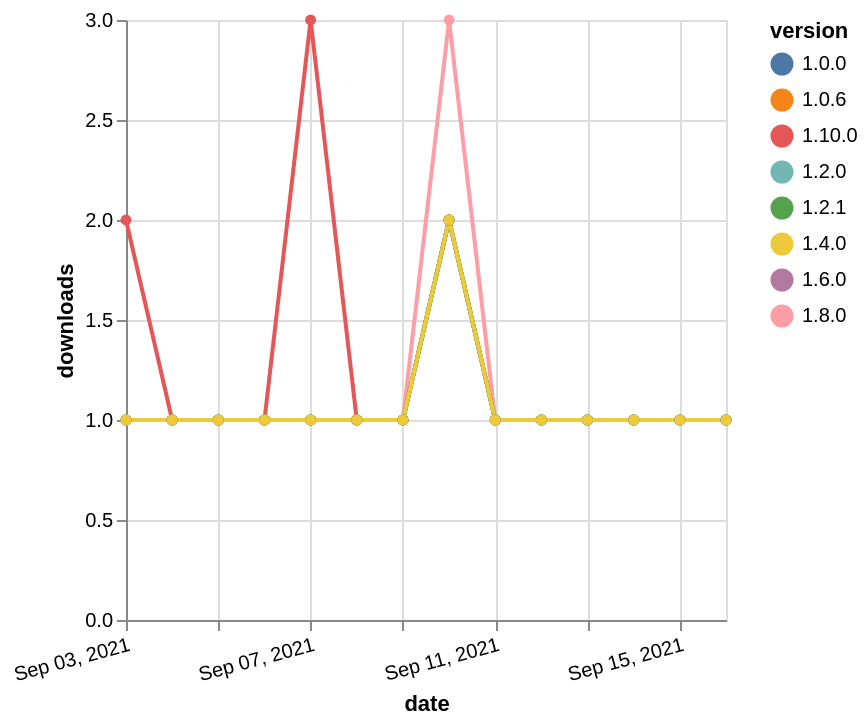

Express this chart as Vega-Lite.
### Vega-Lite specification from a JSON file in a GitHub repository (floating-point values rounded to 4 significant figures)
{"$schema": "https://vega.github.io/schema/vega-lite/v5.json", "description": "A simple bar chart with embedded data.", "data": {"values": [{"date": "2021-09-03", "total": 164, "delta": 1, "version": "1.6.0"}, {"date": "2021-09-04", "total": 165, "delta": 1, "version": "1.6.0"}, {"date": "2021-09-05", "total": 166, "delta": 1, "version": "1.6.0"}, {"date": "2021-09-06", "total": 167, "delta": 1, "version": "1.6.0"}, {"date": "2021-09-07", "total": 168, "delta": 1, "version": "1.6.0"}, {"date": "2021-09-08", "total": 169, "delta": 1, "version": "1.6.0"}, {"date": "2021-09-09", "total": 170, "delta": 1, "version": "1.6.0"}, {"date": "2021-09-10", "total": 172, "delta": 2, "version": "1.6.0"}, {"date": "2021-09-11", "total": 173, "delta": 1, "version": "1.6.0"}, {"date": "2021-09-12", "total": 174, "delta": 1, "version": "1.6.0"}, {"date": "2021-09-13", "total": 175, "delta": 1, "version": "1.6.0"}, {"date": "2021-09-14", "total": 176, "delta": 1, "version": "1.6.0"}, {"date": "2021-09-15", "total": 177, "delta": 1, "version": "1.6.0"}, {"date": "2021-09-16", "total": 178, "delta": 1, "version": "1.6.0"}, {"date": "2021-09-03", "total": 186, "delta": 1, "version": "1.8.0"}, {"date": "2021-09-04", "total": 187, "delta": 1, "version": "1.8.0"}, {"date": "2021-09-05", "total": 188, "delta": 1, "version": "1.8.0"}, {"date": "2021-09-06", "total": 189, "delta": 1, "version": "1.8.0"}, {"date": "2021-09-07", "total": 190, "delta": 1, "version": "1.8.0"}, {"date": "2021-09-08", "total": 191, "delta": 1, "version": "1.8.0"}, {"date": "2021-09-09", "total": 192, "delta": 1, "version": "1.8.0"}, {"date": "2021-09-10", "total": 195, "delta": 3, "version": "1.8.0"}, {"date": "2021-09-11", "total": 196, "delta": 1, "version": "1.8.0"}, {"date": "2021-09-12", "total": 197, "delta": 1, "version": "1.8.0"}, {"date": "2021-09-13", "total": 198, "delta": 1, "version": "1.8.0"}, {"date": "2021-09-14", "total": 199, "delta": 1, "version": "1.8.0"}, {"date": "2021-09-15", "total": 200, "delta": 1, "version": "1.8.0"}, {"date": "2021-09-16", "total": 201, "delta": 1, "version": "1.8.0"}, {"date": "2021-09-03", "total": 120, "delta": 2, "version": "1.10.0"}, {"date": "2021-09-04", "total": 121, "delta": 1, "version": "1.10.0"}, {"date": "2021-09-05", "total": 122, "delta": 1, "version": "1.10.0"}, {"date": "2021-09-06", "total": 123, "delta": 1, "version": "1.10.0"}, {"date": "2021-09-07", "total": 126, "delta": 3, "version": "1.10.0"}, {"date": "2021-09-08", "total": 127, "delta": 1, "version": "1.10.0"}, {"date": "2021-09-09", "total": 128, "delta": 1, "version": "1.10.0"}, {"date": "2021-09-10", "total": 130, "delta": 2, "version": "1.10.0"}, {"date": "2021-09-11", "total": 131, "delta": 1, "version": "1.10.0"}, {"date": "2021-09-12", "total": 132, "delta": 1, "version": "1.10.0"}, {"date": "2021-09-13", "total": 133, "delta": 1, "version": "1.10.0"}, {"date": "2021-09-14", "total": 134, "delta": 1, "version": "1.10.0"}, {"date": "2021-09-15", "total": 135, "delta": 1, "version": "1.10.0"}, {"date": "2021-09-16", "total": 136, "delta": 1, "version": "1.10.0"}, {"date": "2021-09-03", "total": 242, "delta": 1, "version": "1.0.0"}, {"date": "2021-09-04", "total": 243, "delta": 1, "version": "1.0.0"}, {"date": "2021-09-05", "total": 244, "delta": 1, "version": "1.0.0"}, {"date": "2021-09-06", "total": 245, "delta": 1, "version": "1.0.0"}, {"date": "2021-09-07", "total": 246, "delta": 1, "version": "1.0.0"}, {"date": "2021-09-08", "total": 247, "delta": 1, "version": "1.0.0"}, {"date": "2021-09-09", "total": 248, "delta": 1, "version": "1.0.0"}, {"date": "2021-09-10", "total": 250, "delta": 2, "version": "1.0.0"}, {"date": "2021-09-11", "total": 251, "delta": 1, "version": "1.0.0"}, {"date": "2021-09-12", "total": 252, "delta": 1, "version": "1.0.0"}, {"date": "2021-09-13", "total": 253, "delta": 1, "version": "1.0.0"}, {"date": "2021-09-14", "total": 254, "delta": 1, "version": "1.0.0"}, {"date": "2021-09-15", "total": 255, "delta": 1, "version": "1.0.0"}, {"date": "2021-09-16", "total": 256, "delta": 1, "version": "1.0.0"}, {"date": "2021-09-03", "total": 236, "delta": 1, "version": "1.0.6"}, {"date": "2021-09-04", "total": 237, "delta": 1, "version": "1.0.6"}, {"date": "2021-09-05", "total": 238, "delta": 1, "version": "1.0.6"}, {"date": "2021-09-06", "total": 239, "delta": 1, "version": "1.0.6"}, {"date": "2021-09-07", "total": 240, "delta": 1, "version": "1.0.6"}, {"date": "2021-09-08", "total": 241, "delta": 1, "version": "1.0.6"}, {"date": "2021-09-09", "total": 242, "delta": 1, "version": "1.0.6"}, {"date": "2021-09-10", "total": 244, "delta": 2, "version": "1.0.6"}, {"date": "2021-09-11", "total": 245, "delta": 1, "version": "1.0.6"}, {"date": "2021-09-12", "total": 246, "delta": 1, "version": "1.0.6"}, {"date": "2021-09-13", "total": 247, "delta": 1, "version": "1.0.6"}, {"date": "2021-09-14", "total": 248, "delta": 1, "version": "1.0.6"}, {"date": "2021-09-15", "total": 249, "delta": 1, "version": "1.0.6"}, {"date": "2021-09-16", "total": 250, "delta": 1, "version": "1.0.6"}, {"date": "2021-09-03", "total": 236, "delta": 1, "version": "1.2.0"}, {"date": "2021-09-04", "total": 237, "delta": 1, "version": "1.2.0"}, {"date": "2021-09-05", "total": 238, "delta": 1, "version": "1.2.0"}, {"date": "2021-09-06", "total": 239, "delta": 1, "version": "1.2.0"}, {"date": "2021-09-07", "total": 240, "delta": 1, "version": "1.2.0"}, {"date": "2021-09-08", "total": 241, "delta": 1, "version": "1.2.0"}, {"date": "2021-09-09", "total": 242, "delta": 1, "version": "1.2.0"}, {"date": "2021-09-10", "total": 244, "delta": 2, "version": "1.2.0"}, {"date": "2021-09-11", "total": 245, "delta": 1, "version": "1.2.0"}, {"date": "2021-09-12", "total": 246, "delta": 1, "version": "1.2.0"}, {"date": "2021-09-13", "total": 247, "delta": 1, "version": "1.2.0"}, {"date": "2021-09-14", "total": 248, "delta": 1, "version": "1.2.0"}, {"date": "2021-09-15", "total": 249, "delta": 1, "version": "1.2.0"}, {"date": "2021-09-16", "total": 250, "delta": 1, "version": "1.2.0"}, {"date": "2021-09-03", "total": 195, "delta": 1, "version": "1.2.1"}, {"date": "2021-09-04", "total": 196, "delta": 1, "version": "1.2.1"}, {"date": "2021-09-05", "total": 197, "delta": 1, "version": "1.2.1"}, {"date": "2021-09-06", "total": 198, "delta": 1, "version": "1.2.1"}, {"date": "2021-09-07", "total": 199, "delta": 1, "version": "1.2.1"}, {"date": "2021-09-08", "total": 200, "delta": 1, "version": "1.2.1"}, {"date": "2021-09-09", "total": 201, "delta": 1, "version": "1.2.1"}, {"date": "2021-09-10", "total": 203, "delta": 2, "version": "1.2.1"}, {"date": "2021-09-11", "total": 204, "delta": 1, "version": "1.2.1"}, {"date": "2021-09-12", "total": 205, "delta": 1, "version": "1.2.1"}, {"date": "2021-09-13", "total": 206, "delta": 1, "version": "1.2.1"}, {"date": "2021-09-14", "total": 207, "delta": 1, "version": "1.2.1"}, {"date": "2021-09-15", "total": 208, "delta": 1, "version": "1.2.1"}, {"date": "2021-09-16", "total": 209, "delta": 1, "version": "1.2.1"}, {"date": "2021-09-03", "total": 187, "delta": 1, "version": "1.4.0"}, {"date": "2021-09-04", "total": 188, "delta": 1, "version": "1.4.0"}, {"date": "2021-09-05", "total": 189, "delta": 1, "version": "1.4.0"}, {"date": "2021-09-06", "total": 190, "delta": 1, "version": "1.4.0"}, {"date": "2021-09-07", "total": 191, "delta": 1, "version": "1.4.0"}, {"date": "2021-09-08", "total": 192, "delta": 1, "version": "1.4.0"}, {"date": "2021-09-09", "total": 193, "delta": 1, "version": "1.4.0"}, {"date": "2021-09-10", "total": 195, "delta": 2, "version": "1.4.0"}, {"date": "2021-09-11", "total": 196, "delta": 1, "version": "1.4.0"}, {"date": "2021-09-12", "total": 197, "delta": 1, "version": "1.4.0"}, {"date": "2021-09-13", "total": 198, "delta": 1, "version": "1.4.0"}, {"date": "2021-09-14", "total": 199, "delta": 1, "version": "1.4.0"}, {"date": "2021-09-15", "total": 200, "delta": 1, "version": "1.4.0"}, {"date": "2021-09-16", "total": 201, "delta": 1, "version": "1.4.0"}]}, "width": "container", "mark": {"type": "line", "point": {"filled": true}}, "encoding": {"x": {"field": "date", "type": "temporal", "timeUnit": "yearmonthdate", "title": "date", "axis": {"labelAngle": -15}}, "y": {"field": "delta", "type": "quantitative", "title": "downloads"}, "color": {"field": "version", "type": "nominal"}, "tooltip": {"field": "delta"}}}
